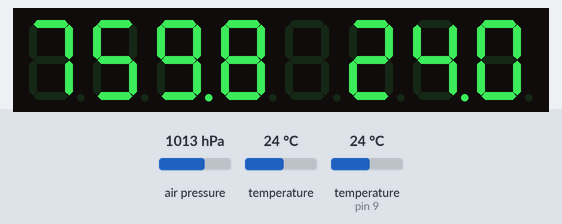
Simulated run of this sketch. Board: Arduino Uno, built with avr-gcc and run on an emulated ATmega328P. Parts: 8-digit seven-segment display. Inputs (shaded band) come from the test bench; at power-on: temperature 24 °C, temperature (sensor on pin 9) 24 °C, air pressure 1013 hPa.

Above: at 5.8 s.
5.9 s: temperature (sensor 0) set to 12 °C
At 9.9 s:
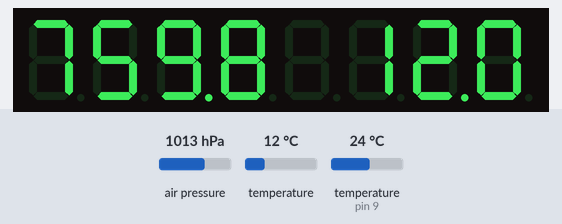
13.8 s: temperature (sensor on pin 9) set to 19 °C
At 22.7 s:
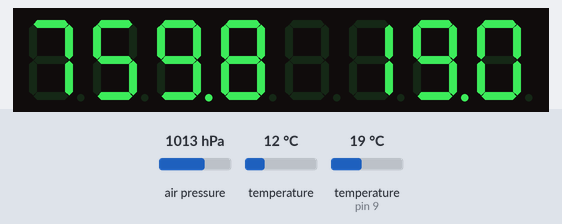
25.1 s: air pressure set to 952 hPa
At 29.3 s:
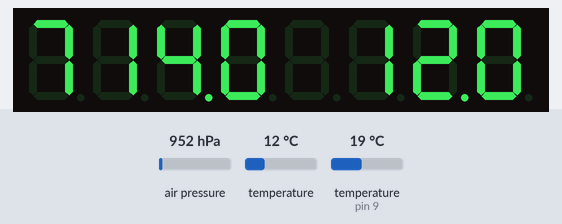
32.4 s: temperature (sensor on pin 9) set to 28 °C
At 40.9 s:
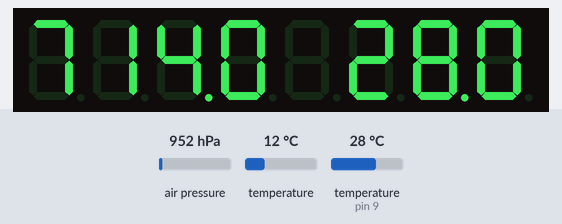
43.7 s: air pressure set to 975 hPa
At 47.5 s:
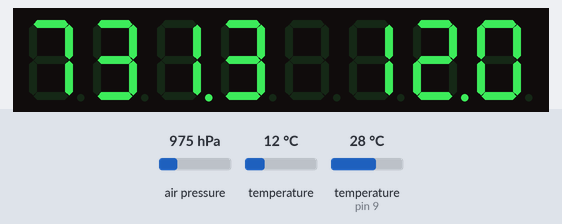
51.0 s: temperature (sensor on pin 9) set to 33 °C
At 60.3 s:
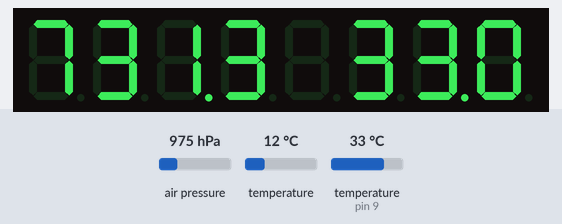
Timing chart, 0 to 61.8 s (numbered marks = the images above; inputs shaded):
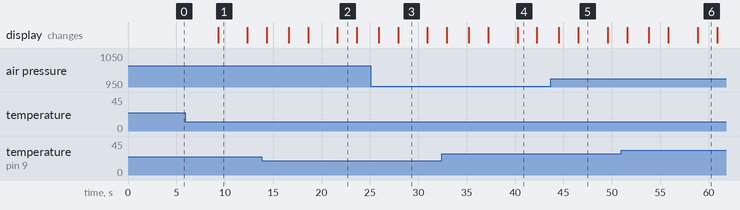

Measured:
- after the input at 5.9 s, the display: changes after 3.4 s (image 1)
- after the input at 13.8 s, the display: first differs from a run without the input after 7.8 s (image 2)
- after the input at 25.1 s, the display: first differs from a run without the input after 2.8 s (image 3)
- after the input at 32.4 s, the display: first differs from a run without the input after 7.9 s (image 4)
- after the input at 43.7 s, the display: first differs from a run without the input after 2.8 s (image 5)
- after the input at 51.0 s, the display: first differs from a run without the input after 7.9 s (image 6)
- what the display in image 1 shows lasts 3.0 s, from 9.3 s to 12.3 s

The sketch:

BMP180MAX7219.ino
```cpp
#include <Adafruit_BMP085.h>
//#include <Adafruit_CircuitPlayground.h>
//#include <Adafruit_Circuit_Playground.h>

//We always have to include the library
#include "LedControl.h"
#include <OneWire.h>

/*
  Now we need a LedControl to work with.
 ***** These pin numbers will probably not work with your hardware *****
  pin 12 is connected to the DataIn
  pin 11 is connected to the CLK
  pin 10 is connected to LOAD
  We have only a single MAX72XX.
*/
LedControl lc = LedControl(12, 11, 10, 1);

Adafruit_BMP085 bmp;

OneWire  ds(9);  // on pin 9 (a 4.7K resistor is necessary)

/* we always wait a bit between updates of the display */
unsigned long delaytime = 500;

float celsius; //, fahrenheit;

int q;
int w;
int e;
int r;
//int t;
//int y;

//int u;

//int o;
//int p;
//int m;
//int mm;
//int qq;

void setup() {

  Serial.begin(9600);

  //BMP180
  if (!bmp.begin())
  {
    Serial.println("Could not find a valid BMP085 sensor, check wiring!");
    while (1) {}
  }

  //The MAX72XX is in power-saving mode on startup,
  //we have to do a wakeup call
  lc.shutdown(0, false);
  // Set the brightness to a medium values
  lc.setIntensity(0, 8);
  // and clear the display
  lc.clearDisplay(0);

}

void ForSegm(String str, int num, boolean sign) {
  /*
    отображение на двойном семисегментнике MAX7219
    str - строка с данными
    num - номер блока индикатора
    sign - проверять знак
  */

  boolean fl;
  int k, j, s;

  if (sign)
  { if (str.charAt(0) != '-')
    { str = " " + str;
      j = 3 + 4 * num;
      s = 4;
    }
  }

  j = 3 + 4 * num;
  s = 4;

  k = str.indexOf('.');
  str.remove(k, 1);
  k--;

  for (int i = 0; i < s; i++)
  { if (i == k) {
      fl = true;
    } else {
      fl = false;
    }

    lc.setChar(0, j - i, str.charAt(i), fl);
  }
}


/*
  void BMP180Date() {

  // запросы к модулю BMP180
  // атм давление
  // температура

  String pan1;

  //Serial.print("Temperature = ");
  //Serial.println(bmp.readTemperature());

  //Serial.print("Давление мм рт. ст. = ");
  //Serial.println(bmp.readSealevelPressure()*0.007500637554192);

  pan1=String(bmp.readTemperature());
  ForSegm(pan1,0,true);

  //pan1=String(bmp.readSealevelPressure()*0.007500637554192);
  pan1=String(bmp.readPressure()*0.007500637554192);
  ForSegm(pan1,1,false);

  delay(delaytime);
  }
*/

void DS18S20Date() {
  byte i;
  byte present = 0;
  byte type_s;
  byte data[12];
  byte addr[8];
  //float celsius, fahrenheit;

  if ( !ds.search(addr))
  {
    //Serial.println("No more addresses.");
    //Serial.println();
    ds.reset_search();
    delay(250);
    return;
  }

  /*
    Serial.print("ROM =");
    for( i = 0; i < 8; i++)
    {
    Serial.write(' ');
    Serial.print(addr[i], HEX);
    }
  */

  if (OneWire::crc8(addr, 7) != addr[7])
  {
    //Serial.println("CRC is not valid!");
    return;
  }
  //Serial.println();


  // the first ROM byte indicates which chip
  switch (addr[0])
  {
    case 0x10:
      //Serial.println("Chip=DS18S20");  // or old DS1820
      type_s = 1;
      break;
    case 0x28:
      //Serial.println("Chip=DS18B20");
      type_s = 0;
      break;
    case 0x22:
      //Serial.println("Chip=DS1822");
      type_s = 0;
      break;
    default:
      //Serial.println("Device is not a DS18x20 family device.");
      return;
  }

  ds.reset();
  ds.select(addr);
  ds.write(0x44, 1);        // start conversion, with parasite power on at the end

  delay(1000);     // maybe 750ms is enough, maybe not
  // we might do a ds.depower() here, but the reset will take care of it.

  present = ds.reset();
  ds.select(addr);
  ds.write(0xBE);         // Read Scratchpad

  //Serial.print("  Data = ");
  //Serial.print(present, HEX);
  //Serial.print(" ");
  for ( i = 0; i < 9; i++) {           // we need 9 bytes
    data[i] = ds.read();
    //Serial.print(data[i], HEX);
    //Serial.print(" ");
  }
  //Serial.print(" CRC=");
  //Serial.print(OneWire::crc8(data, 8), HEX);
  //Serial.println();

  // Convert the data to actual temperature
  // because the result is a 16 bit signed integer, it should
  // be stored to an "int16_t" type, which is always 16 bits
  // even when compiled on a 32 bit processor.
  int16_t raw = (data[1] << 8) | data[0];
  if (type_s) {
    raw = raw << 3; // 9 bit resolution default
    if (data[7] == 0x10) {
      // "count remain" gives full 12 bit resolution
      raw = (raw & 0xFFF0) + 12 - data[6];
    }
  } else {
    byte cfg = (data[4] & 0x60);
    // at lower res, the low bits are undefined, so let's zero them
    if (cfg == 0x00) raw = raw & ~7;  // 9 bit resolution, 93.75 ms
    else if (cfg == 0x20) raw = raw & ~3; // 10 bit res, 187.5 ms
    else if (cfg == 0x40) raw = raw & ~1; // 11 bit res, 375 ms
    //// default is 12 bit resolution, 750 ms conversion time
  }
  celsius = (float)raw / 16.0;
  //fahrenheit = celsius * 1.8 + 32.0;
  //Serial.print("  Temperature = ");
  //Serial.print(celsius);
  //Serial.println(" Celsius, ");

  //Serial.print(fahrenheit);
  //Serial.println(" Fahrenheit");

}

void loop() {
  String pan1;

  // запросы к модулю BMP180
  // температура
  pan1 = String(bmp.readTemperature());
  ForSegm(pan1, 0, true);

  // атм давление
  //pan1=String(bmp.readSealevelPressure()*0.007500637554192);
  pan1 = String(bmp.readPressure() * 0.007500637554192);
  ForSegm(pan1, 1, false);

  delay(4 * delaytime);

  // запросы к датчику DS18S20
  DS18S20Date();

  //celsius=10.33;
  pan1 = String(celsius);
  //Serial.println(pan1);
  //Serial.println(celsius);
  ForSegm(pan1, 0, true);

  delay(4 * delaytime);

}
```
